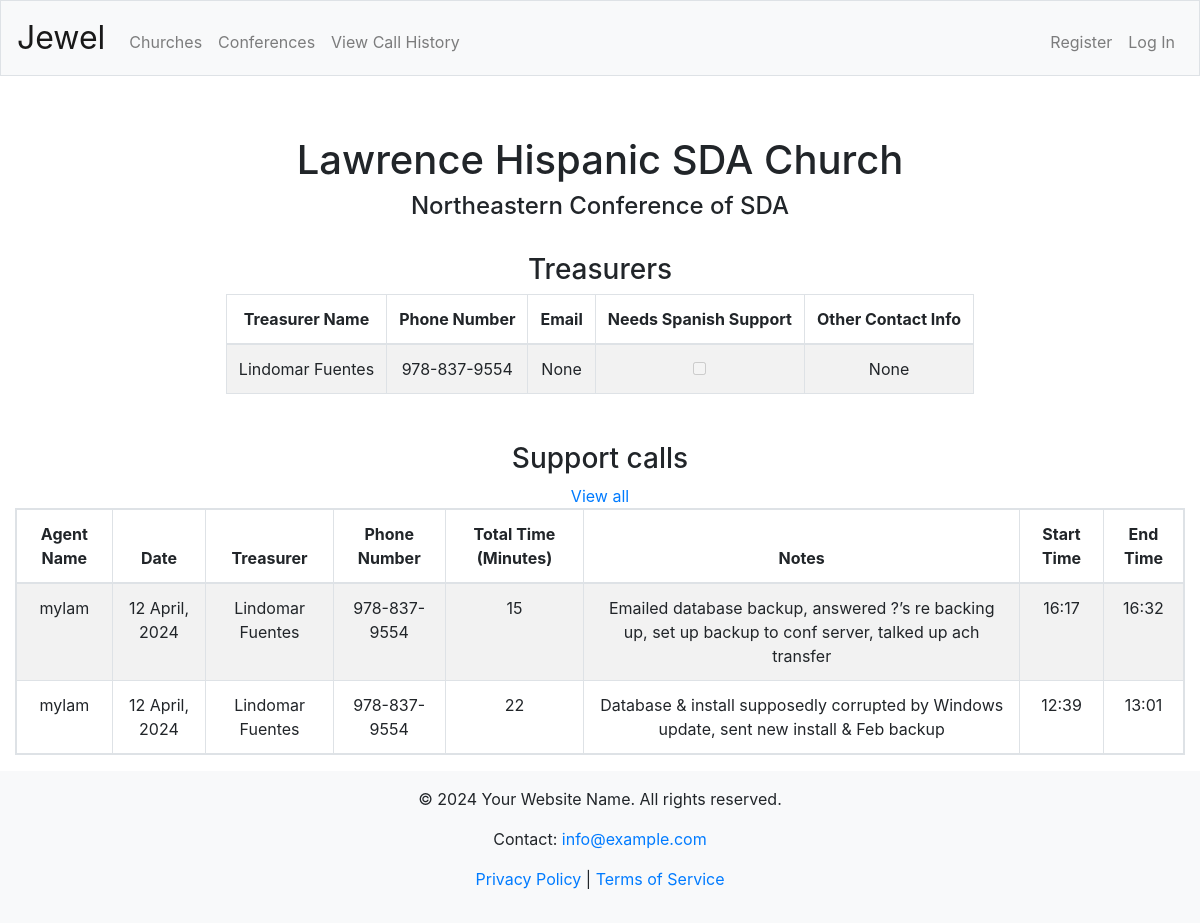
/churches?churchID=3778, run on an earlier commit of the app's database.
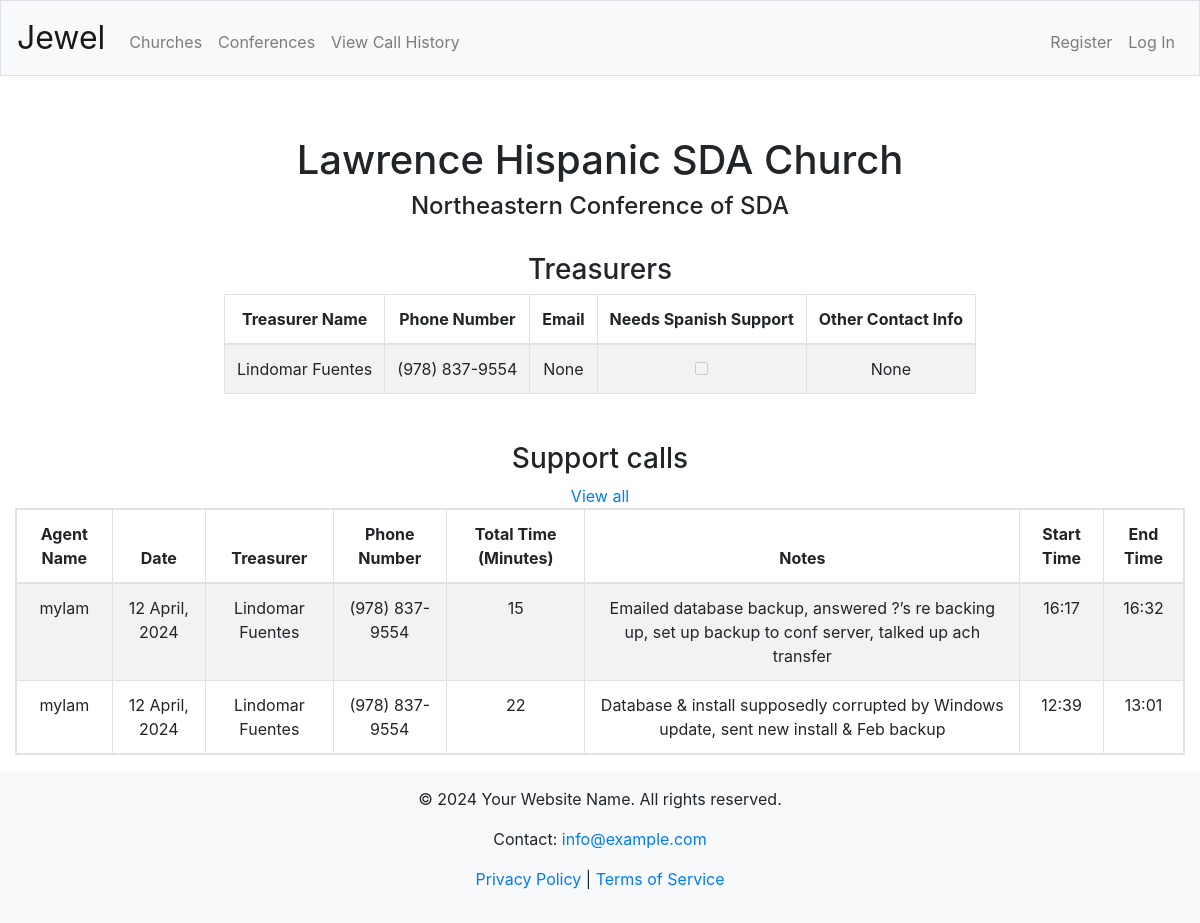
And on a later commit of the database.
### tables this page shows
CREATE TABLE Churches (
    id INTEGER PRIMARY KEY AUTOINCREMENT,
    conferenceID INTEGER NOT NULL,
    name TEXT,
    notes TEXT,
    eAdventistID TEXT UNIQUE,
    FOREIGN KEY (conferenceID) REFERENCES Conferences(id)
);

CREATE TABLE Conferences (
    id INTEGER PRIMARY KEY AUTOINCREMENT,
    name TEXT,
    supported INTEGER DEFAULT 1 CHECK (supported IN (0, 1)),
    eAdventistID TEXT UNIQUE
);

CREATE TABLE Treasurers (
    id INTEGER PRIMARY KEY AUTOINCREMENT,
    churchID INTEGER NOT NULL,
    name TEXT,
    phoneNumber TEXT,
    email TEXT,
    needSpanish INTEGER DEFAULT 0 CHECK (needSpanish IN (0, 1)), otherContactInfo TEXT,
    FOREIGN KEY (churchID) REFERENCES Churches(id)
);

CREATE TABLE SupportCalls (
    id INTEGER PRIMARY KEY AUTOINCREMENT,
    treasurerID INTEGER NOT NULL,
    agentID INTEGER NOT NULL,
    date TEXT,
    startTime TEXT,
    endTime TEXT,
    totalTime TEXT,
    notes TEXT,
    visible INTEGER DEFAULT 1 CHECK (visible IN (0, 1)),
    FOREIGN KEY (treasurerID) REFERENCES Treasurers(id),
    FOREIGN KEY (agentID) REFERENCES Users(id)
);

CREATE TABLE Users (
    id INTEGER PRIMARY KEY AUTOINCREMENT,
    username VARCHAR(20) UNIQUE NOT NULL,
    hash VARCHAR(64) NOT NULL,
    password VARCHAR(50) NOT NULL,
    email TEXT,
    admin INTEGER DEFAULT 0 CHECK (admin IN (0, 1)),
    phone TEXT
);

### app.py (the view)
@app.route("/churches")
def churches():
    churchID = request.args.get('churchID')
    if churchID:
        church = dbExecute("""SELECT con.name AS conferenceName,
                            ch.name AS churchName,
                            ch.id AS churchID,
                            con.id AS conferenceID
                            FROM Conferences con, Churches ch
                            WHERE ch.conferenceID = con.id AND ch.id = ?;""", churchID)
        if not church:
            return redirect("/churches")
        church = church[0]
        treasurers = dbExecute("SELECT * FROM Treasurers WHERE churchID = ?", churchID)
        calls = getSupportCallsWithOptionalFilters("church", churchID)
        return render_template("church-info.html", church=church, treasurers=treasurers, calls=calls)
    churches = dbExecute("""SELECT c.*,
                            con.name AS conferenceName
                            FROM Churches c, Conferences con
                            WHERE c.conferenceID = con.id;""")
    return render_template("churches.html", churches=churches)

### app.py (called while the page is built)
@app.after_request
def after_request(response):
    response.headers["Cache-Control"] = "no-cache, no-store, must-revalidate"
    response.headers["Expires"] = 0
    response.headers["Pragma"] = "no-cache"
    return response

### db_helpers.py (called while the page is built)
def dbExecute(sqlCode, *args):
    result = None
    if len(args) != 0:
        if type(args[0]) == dict:
            result = db.session.execute(text(sqlCode), args[0])
        else:
            d = {}
            for i in range(len(args)):
                sqlCode = sqlCode.replace("?", ":named" + str(i), 1)
                d["named" + str(i)] = args[i]
            result = db.session.execute(text(sqlCode), d)
    else:
        result = db.session.execute(text(sqlCode))
    try:
        keys = list(result.keys())
        rows = result.fetchall()
        toReturn = []
        for row in rows:
            obj = {}
            for i in range(len(keys)):
                obj[keys[i]] = row[i]
            toReturn.append(obj)
        return toReturn
    except Exception as e:
        db.session.commit()

### helpers.py (called while the page is built)
def sortByID(item):
        return item["id"]

### templates/church-info.html (shortened to what this page needs)
{% extends "layout.html" %}
{% block main %}
<h1>{{ church.churchName }}</h1>
<h4>{{ church.conferenceName }}</h4>
<br>
<h3>Treasurers</h3>
<table id="treasurersTable" class="table table-bordered table-striped table-responsive">
    <thead>
        <tr>
            <th>Treasurer Name</th>
            <th>Phone Number</th>
            <th>Email</th>
            <th>Needs Spanish Support</th>
            <th>Other Contact Info</th>
        </tr>
    </thead>
    <tbody>
    {% for treasurer in treasurers %}
        <tr id="treasurer#{{ treasurer.id }}">
            <td>{{ treasurer.name }}</td>
            <td>{{ treasurer.phoneNumber }}</td>
            <td>{{ treasurer.email }}</td>
            <td><input type="checkbox" {% if treasurer.needsSpanish %}checked{% endif %} disabled></td>
            <td>{{ treasurer.otherContactInfo }}</td>
        </tr>
    {% endfor %}
    </tbody>
</table>
<br>
<br>
<br>
<h3>Support calls</h3>
<a href="/view-calls?churchID={{ church.churchID }}">View all</a>
<br>
{% with selection=church, doPaging=True %}
    {% include "calls-table.html" %}
{% endwith %}
{% endblock %}

### templates/layout.html (shortened to what this page needs)
<!DOCTYPE html>
<html lang="en">
    <head>
        <link href="/static/styles.css" rel="stylesheet">
        <link href="https://maxcdn.bootstrapcdn.com/bootstrap/4.1.3/css/bootstrap.min.css" rel="stylesheet">
        <link rel="stylesheet" href="https://cdn.datatables.net/2.0.0/css/dataTables.dataTables.min.css">
        <link rel="stylesheet" href="https://code.jquery.com/ui/1.13.1/themes/base/jquery-ui.css">
    </head>
    <body>
        <nav class="navbar navbar-expand-md navbar-light bg-light border">
            <a class="navbar-brand" href="/">Jewel</a>
            <div class="collapse navbar-collapse" id="navbar">
                <ul class="navbar-nav mr-auto mt-2">
                    <li class="nav-item"><a class="nav-link" href="/churches">Churches</a></li>
                    <li class="nav-item"><a class="nav-link" href="/conferences">Conferences</a></li>
                    <li class="nav-item"><a class="nav-link" href="/view-calls">View Call History</a></li>
                </ul>
                {% if session.user_id %}
                    <ul class="navbar-nav ml-auto mt-2">
                        {% if session.warehouse %}
                        <li class="nav-item"><a class="nav-link" href="/inventory">Inventory</a></li>
                        {% endif %}
                        <li class="nav-item"><a class="nav-link" href="/dashboard">{{session.user_name}}</a></li>
                        <li class="nav-item"><a class="nav-link" href="/logout">Log Out</a></li>
                    </ul>
                {% else %}
                    <ul class="navbar-nav ml-auto mt-2">
                        <li class="nav-item"><a class="nav-link" href="/register">Register</a></li>
                        <li class="nav-item"><a class="nav-link" href="/login">Log In</a></li>
                    </ul>
                {% endif %}
            </div>
        </nav>
        <main class="container" style="margin-top: 60px">
            {% block main %}{% endblock %}
        </main>
        <footer class="footer mt-auto py-3 bg-light container">
                <p>&copy; 2024 Your Website Name. All rights reserved.</p>
                <p>Contact: <a href="mailto:info@example.com">info@example.com</a></p>
                <p><a href="/privacy-policy">Privacy Policy</a> | <a href="/terms-of-service">Terms of Service</a></p>
        </footer>
    </body>
</html>

### templates/calls-table.html (shortened to what this page needs)
{% set months = ["", "January", "February", "March", "April", "May", "June", "July", "August", "September", "October", "November", "December"] %}
<table id="callsTable" class="table table-bordered table-striped table-responsive">
    <thead>
        <tr>
            <th>Agent Name</th>
            <th>Date</th>
            <th>Treasurer</th>
            <th>Phone Number</th>
            <th>Total Time (Minutes)</th>
            <th>Notes</th>
            <th>Start Time</th>
            <th>End Time</th>
        </tr>
    </thead>
    <tbody>
    {% for call in calls %}
        <tr id="call#{{ call.id }}">
            <td>{{ call.agentName }}</td>
            {% set date_components = call.date.split('-') %}
            {% set day = date_components[0]|int %}
            {% set month = date_components[1]|int %}
            {% set year = date_components[2]|int %}
            {% set month_name = months[month] %}
            <td>{{ day }} {{ month_name }}, {{ year }}</td>
            <td>{{ call.treasurerName }}</td>
            <td>{{ call.treasurerPhone }}</td>
            <td>{{ call.totalTime }}</td>
            <td>{{ call.notes }}</td>
            <td>{{ call.startTime }}</td>
            <td>{{ call.endTime }}</td>
        </tr>
    {% endfor %}
    </tbody>
</table>

### static/styles.css (style rules this page uses)
nav .navbar-brand { font-size: xx-large; }
.navbar { position: fixed; width: 100%; left: 0; top: 0; }
body .container { margin-top: 60px; margin-left: 0px; margin-right: 0px; max-width: none; text-align: center; }
.table { max-width: 100%; overflow-x: auto; }

### templates/church-info.html (style rules this page uses)
#treasurersTable { display: inline; border: none; }

What changed in the data, as far as the page shows it:
changed Treasurers "Lindomar Fuentes": phoneNumber "978-837-9554" → "(978) 837-9554"
changed SupportCalls (number 1 of 2 on the later page): treasurerPhone "978-837-9554" → "(978) 837-9554"
changed SupportCalls (number 2 of 2 on the later page): treasurerPhone "978-837-9554" → "(978) 837-9554"
